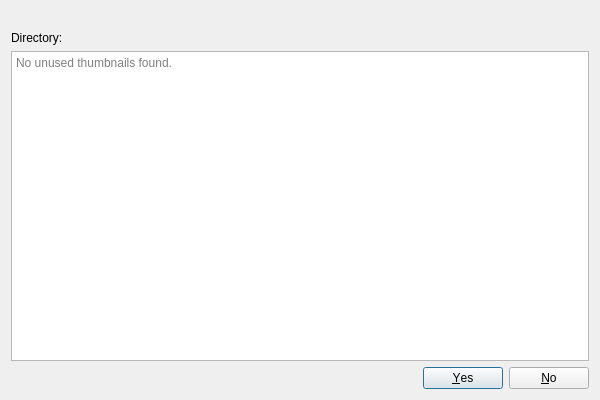
<?xml version="1.0" encoding="UTF-8"?>
<ui version="4.0">
 <class>UnusedThumbnailsDialog</class>
 <widget class="QDialog" name="UnusedThumbnailsDialog">
  <property name="geometry">
   <rect>
    <x>0</x>
    <y>0</y>
    <width>600</width>
    <height>400</height>
   </rect>
  </property>
  <property name="windowTitle">
   <string>Delete unused thumbnails</string>
  </property>
  <property name="modal">
   <bool>true</bool>
  </property>
  <layout class="QVBoxLayout" name="verticalLayout">
   <item>
    <widget class="QLabel" name="introLabel">
     <property name="wordWrap">
      <bool>true</bool>
     </property>
    </widget>
   </item>
   <item>
    <layout class="QHBoxLayout" name="horizontalLayout">
     <item>
      <widget class="QLabel" name="directoryLabel">
       <property name="text">
        <string>Directory:</string>
       </property>
      </widget>
     </item>
     <item>
      <widget class="QLabel" name="directoryValueLabel">
       <property name="sizePolicy">
        <sizepolicy hsizetype="Expanding" vsizetype="Preferred">
         <horstretch>0</horstretch>
         <verstretch>0</verstretch>
        </sizepolicy>
       </property>
       <property name="textInteractionFlags">
        <set>Qt::TextSelectableByMouse</set>
       </property>
      </widget>
     </item>
    </layout>
   </item>
   <item>
    <widget class="QPlainTextEdit" name="thumbnailsTextEdit">
     <property name="readOnly">
      <bool>true</bool>
     </property>
     <property name="lineWrapMode">
      <enum>QPlainTextEdit::NoWrap</enum>
     </property>
     <property name="placeholderText">
      <string>No unused thumbnails found.</string>
     </property>
    </widget>
   </item>
   <item>
    <widget class="QDialogButtonBox" name="buttonBox">
     <property name="orientation">
      <enum>Qt::Horizontal</enum>
     </property>
     <property name="standardButtons">
      <set>QDialogButtonBox::No|QDialogButtonBox::Yes</set>
     </property>
    </widget>
   </item>
  </layout>
 </widget>
 <resources/>
 <connections>
  <connection>
   <sender>buttonBox</sender>
   <signal>accepted()</signal>
   <receiver>UnusedThumbnailsDialog</receiver>
   <slot>accept()</slot>
   <hints>
    <hint type="sourcelabel">
     <x>248</x>
     <y>354</y>
    </hint>
    <hint type="destinationlabel">
     <x>157</x>
     <y>374</y>
    </hint>
   </hints>
  </connection>
  <connection>
   <sender>buttonBox</sender>
   <signal>rejected()</signal>
   <receiver>UnusedThumbnailsDialog</receiver>
   <slot>reject()</slot>
   <hints>
    <hint type="sourcelabel">
     <x>316</x>
     <y>360</y>
    </hint>
    <hint type="destinationlabel">
     <x>286</x>
     <y>374</y>
    </hint>
   </hints>
  </connection>
 </connections>
</ui>
